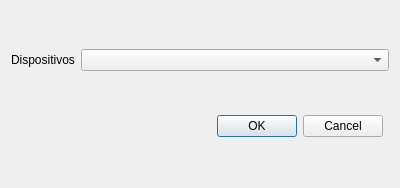
<?xml version="1.0" encoding="UTF-8"?>
<ui version="4.0">
 <class>Preferencias</class>
 <widget class="QDialog" name="Preferencias">
  <property name="geometry">
   <rect>
    <x>0</x>
    <y>0</y>
    <width>400</width>
    <height>188</height>
   </rect>
  </property>
  <property name="windowTitle">
   <string>Dialog</string>
  </property>
  <layout class="QGridLayout" name="gridLayout">
   <item row="0" column="0">
    <widget class="QLabel" name="label">
     <property name="text">
      <string>Dispositivos</string>
     </property>
    </widget>
   </item>
   <item row="0" column="1" colspan="2">
    <widget class="QComboBox" name="comboBoxDispositivo"/>
   </item>
   <item row="1" column="1">
    <widget class="QDialogButtonBox" name="buttonBox">
     <property name="orientation">
      <enum>Qt::Horizontal</enum>
     </property>
     <property name="standardButtons">
      <set>QDialogButtonBox::Cancel|QDialogButtonBox::Ok</set>
     </property>
    </widget>
   </item>
  </layout>
 </widget>
 <resources/>
 <connections>
  <connection>
   <sender>buttonBox</sender>
   <signal>accepted()</signal>
   <receiver>Preferencias</receiver>
   <slot>accept()</slot>
   <hints>
    <hint type="sourcelabel">
     <x>248</x>
     <y>254</y>
    </hint>
    <hint type="destinationlabel">
     <x>157</x>
     <y>274</y>
    </hint>
   </hints>
  </connection>
  <connection>
   <sender>buttonBox</sender>
   <signal>rejected()</signal>
   <receiver>Preferencias</receiver>
   <slot>reject()</slot>
   <hints>
    <hint type="sourcelabel">
     <x>316</x>
     <y>260</y>
    </hint>
    <hint type="destinationlabel">
     <x>286</x>
     <y>274</y>
    </hint>
   </hints>
  </connection>
 </connections>
</ui>
